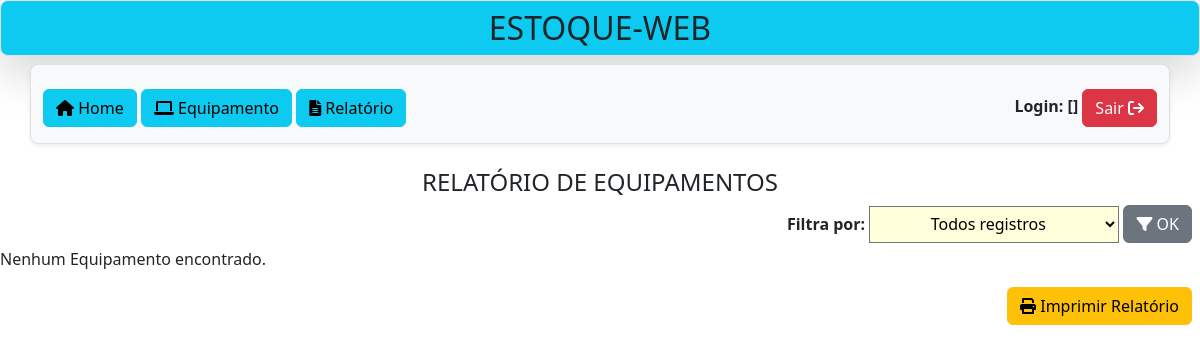
Page /scripts/relatorio.php on the earlier database version.
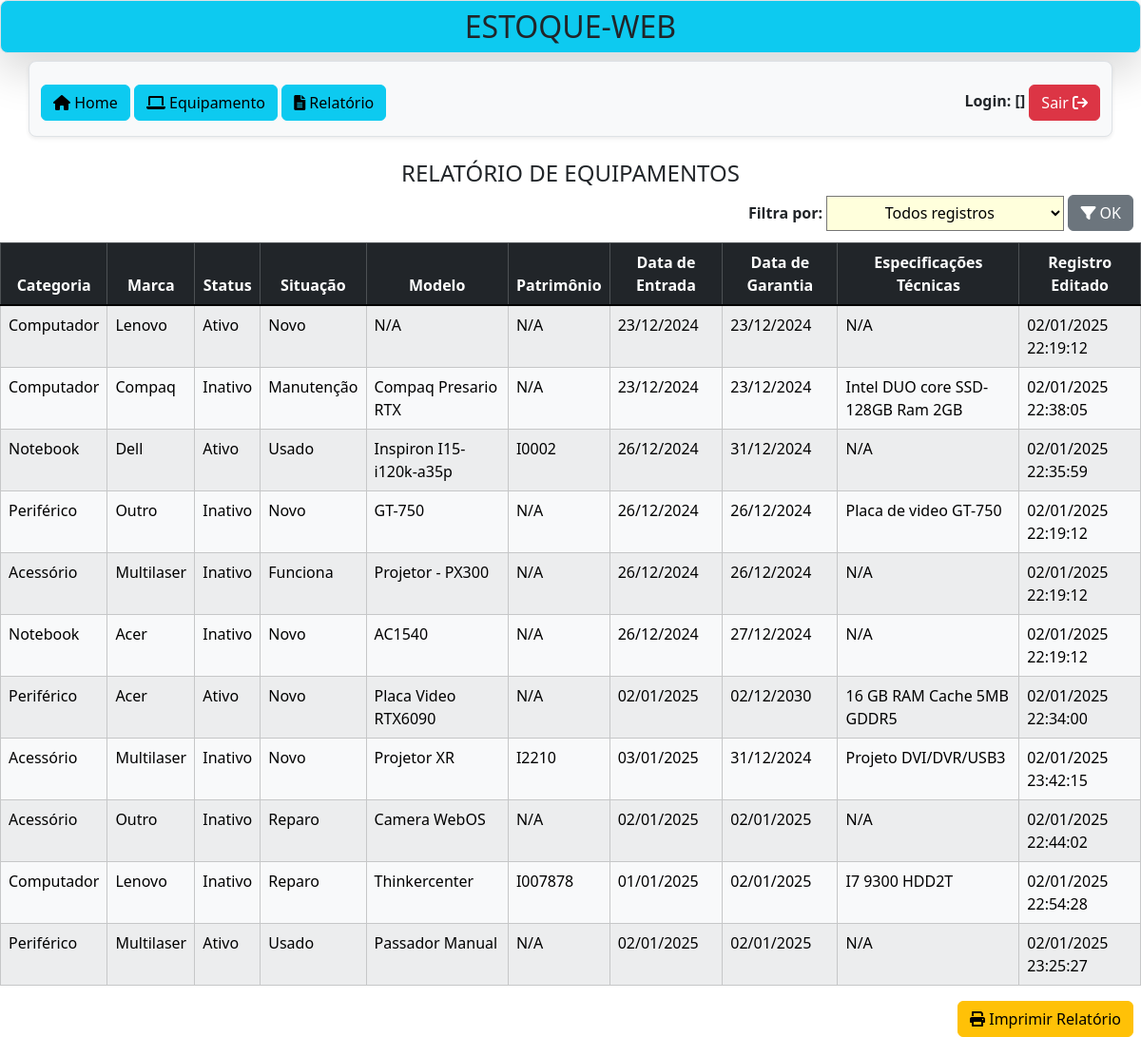
Same page on the later database version.
### tables this page shows
CREATE TABLE IF NOT EXISTS `produto` (
  `id` int NOT NULL AUTO_INCREMENT,
  `status` enum('Ativo','Inativo') NOT NULL DEFAULT 'Ativo',
  `categoria` varchar(255) NOT NULL,
  `marca` varchar(255) NOT NULL,
  `situacao` varchar(50) NOT NULL,
  `modelo` varchar(255) NOT NULL,
  `patrimonio` varchar(50) NOT NULL,
  `data_entrada` date NOT NULL,
  `data_garantia` date DEFAULT NULL,
  `espec_tecnicas` text,
  `updated_at` datetime DEFAULT CURRENT_TIMESTAMP ON UPDATE CURRENT_TIMESTAMP,
  PRIMARY KEY (`id`)
);

### inc/database.php (called while the page is built, shortened)
<?php
class database
{
    public function executarConsulta($sql, $params = []) {
        try {
            $pdo = new PDO('mysql:host=' . DB_HOST . ';dbname=' . DB_NAME, DB_USER, DB_PASS);
            $pdo->setAttribute(PDO::ATTR_ERRMODE, PDO::ERRMODE_EXCEPTION);
            $stmt = $pdo->prepare($sql);
            $stmt->execute();
            return $stmt->fetchAll(PDO::FETCH_ASSOC);
        } catch (PDOException $e) {
            echo "Erro na consulta: " . $e->getMessage();
        }
    }
}

### scripts/relatorio.php (the view, shortened to what this page needs)
<?php
    require_once __DIR__."/../inc/header.php";
    require_once __DIR__.'/../inc/navbar.php';
    include_once __DIR__.'/../inc/database.php';
?>
    <div class="container mt-4 text-center text-uppercase">
        <div class="row">
            <div class="col">
                <h4>Relatório de Equipamentos</h4>
            </div>
        </div>
    </div>
    <div id="divFiltro" class="content text-end mx-2">
        <form method="POST" action="">
            <label for="filtro" style="font-weight:bold;">Filtra por:</label>
            <select name="filtro" id="filtro" style="width:250px; height: 37px; text-align:center; background:#ffffdc;">
                    <option value="*">Todos registros</option>
            </select>
            <button type="submit" class="btn btn-secondary mb-1"> <i class="fa fa-filter"></i> OK</button>
        </form>
    </div>
    <?php
        $db = new database();
        $sql = "SELECT * FROM produto WHERE 1=1";
        $params = [];
        $resultados = $db->executarConsulta($sql, $params);
    ?>
    <?php if (!empty($resultados)) : ?>
    <table class="table table-light table-striped table-bordered mt-2">
        <thead class="table-dark">
            <tr class="text-center">
                <th>Categoria</th>
                <th>Marca</th>
                <th>Status</th>
                <th>Situação</th>
                <th>Modelo</th>
                <th>Patrimônio</th>
                <th>Data de Entrada</th>
                <th>Data de Garantia</th>
                <th>Especificações Técnicas</th>
                <th>Registro Editado</th>
            </tr>
        </thead>
        <tbody class="table-group-divider">
            <?php foreach ($resultados as $produto): ?>
                <tr>
                    <td><?php echo htmlspecialchars($produto['categoria']); ?></td>
                    <td><?php echo htmlspecialchars($produto['marca']); ?></td>
                    <td><?php echo htmlspecialchars($produto['status']); ?></td>
                    <td><?php echo htmlspecialchars($produto['situacao']); ?></td>
                    <td><?php echo htmlspecialchars($produto['modelo']); ?></td>
                    <td><?php echo htmlspecialchars($produto['patrimonio']); ?></td>
                    <td><?php echo htmlspecialchars(date('d/m/Y',strtotime($produto['data_entrada']))); ?></td>
                    <td><?php echo htmlspecialchars(date('d/m/Y',strtotime($produto['data_garantia']))); ?></td>
                    <td><?php echo htmlspecialchars($produto['espec_tecnicas']); ?></td>
                    <td><?php echo htmlspecialchars(date('d/m/Y H:i:s', strtotime($produto['updated_at']))); ?></td>
                </tr>
            <?php endforeach; ?>
        </tbody>
    </table>
    <?php else : ?>
            <p>Nenhum Equipamento encontrado.</p>
        <?php endif; ?>
    <div class="btn-container text-end mx-2">
        <a href="?rota=exportar_rel" class="btn btn-warning" title="Exportar Relatório">
            <i class="fas fa-print mr-2"></i>
            Imprimir Relatório
        </a>
    </div>

### inc/header.php (shortened to what this page needs)
<!DOCTYPE html>
<html lang="pt">
<head>
    <link href="https://cdn.jsdelivr.net/npm/bootstrap@5.3.3/dist/css/bootstrap.min.css" rel="stylesheet"><title>Sistema de Estoque</title>
</head>
<body>
    <div id="toplogo" class="text-uppercase mt-0 pt-2 border rounded-3 shadow-lg bg-info">
        <div class="col">
            <h4 class="text-center fs-2">Estoque-Web</h4>
        </div>
    </div>

### inc/navbar.php (shortened to what this page needs)
<link href="https://cdnjs.cloudflare.com/ajax/libs/font-awesome/6.0.0-beta3/css/all.min.css" rel="stylesheet">
<nav class="container mt-2 pt-4 border rounded-3 shadow-sm bg-light">
    <div class="row mb-3 align-items-center">
        <div class="col">
            <div class="d-inline">
                <a href="?rota=home"><button type="submit" class="btn btn-info"><i class="fa fa-home"></i> Home</button></a>
            </div>
            <div class="d-inline">
                <a href="?rota=produto"><button type="submit" class="btn btn-info"><i class="fa fa-laptop"></i> Equipamento</button></a>
            </div>
            <div class="d-inline">
                <a href="?rota=relatorio"><button type="submit" class="btn btn-info"><i class="fa fa-file-text"></i> Relatório</button></a>
            </div>
        </div>
        <div class="col text-end">
            <div class="d-inline text-end text-dark"><strong>Login: [<?= $_SESSION['usuario']->usuario ?>]</strong></div>
            <div class="d-inline">
                <a href="?rota=logout"><button type="submit" class="btn btn-danger">Sair <i class="fa fa-sign-out"></i> </button></a>
            </div>
        </div>
    </div>
</nav>

Differences in the rows shown:
added produto: categoria "Computador", marca "Lenovo", status "Ativo", situacao "Novo", modelo "N/A", patrimonio "N/A", data_entrada "23/12/2024", data_garantia "23/12/2024", espec_tecnicas "N/A", updated_at "02/01/2025 22:19:12"
added produto: categoria "Computador", marca "Compaq", status "Inativo", situacao "Manutenção", modelo "Compaq Presario RTX", patrimonio "N/A", data_entrada "23/12/2024", data_garantia "23/12/2024", espec_tecnicas "Intel DUO core SSD-128GB Ram 2GB", updated_at "02/01/2025 22:38:05"
added produto: categoria "Notebook", marca "Dell", status "Ativo", situacao "Usado", modelo "Inspiron I15-i120k-a35p", patrimonio "I0002", data_entrada "26/12/2024", data_garantia "31/12/2024", espec_tecnicas "N/A", updated_at "02/01/2025 22:35:59"
added produto: categoria "Periférico", marca "Outro", status "Inativo", situacao "Novo", modelo "GT-750", patrimonio "N/A", data_entrada "26/12/2024", data_garantia "26/12/2024", espec_tecnicas "Placa de video GT-750", updated_at "02/01/2025 22:19:12"
added produto: categoria "Acessório", marca "Multilaser", status "Inativo", situacao "Funciona", modelo "Projetor - PX300", patrimonio "N/A", data_entrada "26/12/2024", data_garantia "26/12/2024", espec_tecnicas "N/A", updated_at "02/01/2025 22:19:12"
added produto: categoria "Notebook", marca "Acer", status "Inativo", situacao "Novo", modelo "AC1540", patrimonio "N/A", data_entrada "26/12/2024", data_garantia "27/12/2024", espec_tecnicas "N/A", updated_at "02/01/2025 22:19:12"
added produto: categoria "Periférico", marca "Acer", status "Ativo", situacao "Novo", modelo "Placa Video RTX6090", patrimonio "N/A", data_entrada "02/01/2025", data_garantia "02/12/2030", espec_tecnicas "16 GB RAM Cache 5MB GDDR5", updated_at "02/01/2025 22:34:00"
added produto: categoria "Acessório", marca "Multilaser", status "Inativo", situacao "Novo", modelo "Projetor XR", patrimonio "I2210", data_entrada "03/01/2025", data_garantia "31/12/2024", espec_tecnicas "Projeto DVI/DVR/USB3", updated_at "02/01/2025 23:42:15"
added produto: categoria "Acessório", marca "Outro", status "Inativo", situacao "Reparo", modelo "Camera WebOS", patrimonio "N/A", data_entrada "02/01/2025", data_garantia "02/01/2025", espec_tecnicas "N/A", updated_at "02/01/2025 22:44:02"
added produto: categoria "Computador", marca "Lenovo", status "Inativo", situacao "Reparo", modelo "Thinkercenter", patrimonio "I007878", data_entrada "01/01/2025", data_garantia "02/01/2025", espec_tecnicas "I7 9300 HDD2T", updated_at "02/01/2025 22:54:28"
added produto: categoria "Periférico", marca "Multilaser", status "Ativo", situacao "Usado", modelo "Passador Manual", patrimonio "N/A", data_entrada "02/01/2025", data_garantia "02/01/2025", espec_tecnicas "N/A", updated_at "02/01/2025 23:25:27"
Other differences:
text no longer shown: "Nenhum Equipamento encontrado."
text now shown: "Categoria Marca Status Situação Modelo Patrimônio Data de Entrada Data de Garantia Especificações Técnicas Registro Editado"
